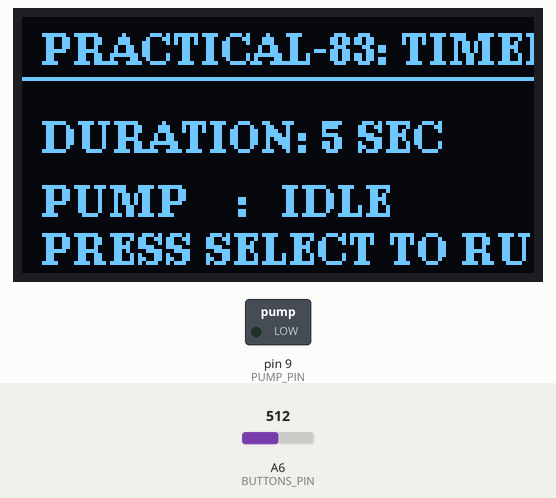
Simulated run of this sketch. Board: Arduino Nano, built with avr-gcc and run on an emulated ATmega328P. Parts: 128×64 one-colour display, switched loads named in the sketch (green lamp = pin HIGH). The test bench sets the inputs (shaded band); at power-on: A6 (BUTTONS_PIN) = 512. What the sketch prints to the serial monitor is not drawn.

Above: at 2.4 s.
2.5 s: A6 (BUTTONS_PIN) set to 918
4.0 s: A6 (BUTTONS_PIN) set to 925
At 5.2 s:
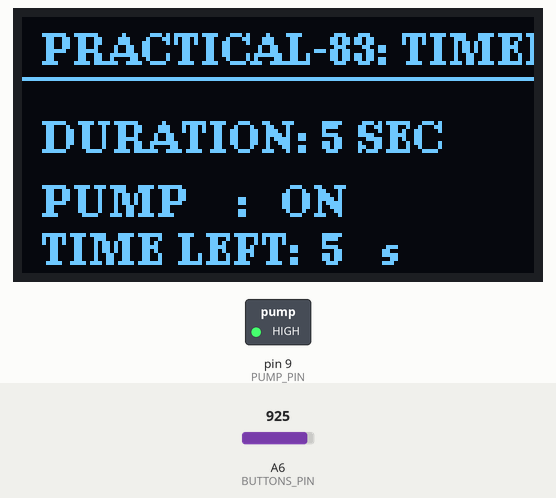
7.0 s: A6 (BUTTONS_PIN) set to 755
At 9.9 s:
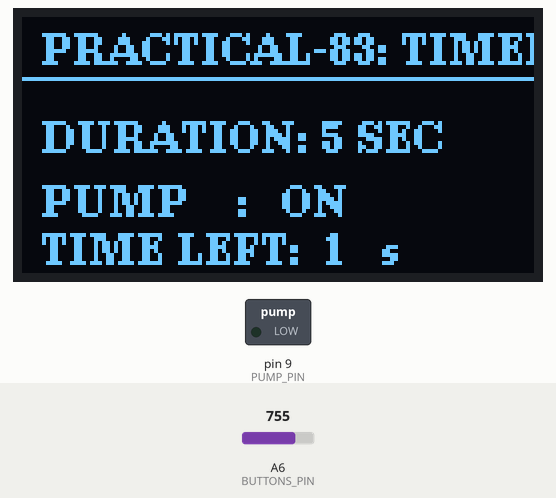
10.0 s: A6 (BUTTONS_PIN) set to 732
12.2 s: A6 (BUTTONS_PIN) set to 935
At 12.8 s:
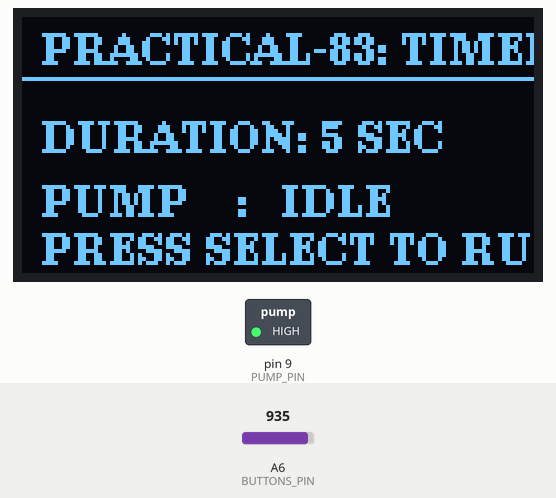
Timing chart, 0 to 15.2 s (numbered marks = the images above; inputs shaded):
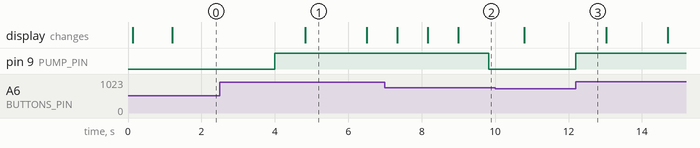

Measured:
- the behaviour switches between 924 and 925 on A6 (BUTTONS_PIN) (found by bisection; images 0 and 1)
- after the input at 2.5 s, every drawn part: stays the same
- after the input at 4.0 s, pin 9 (PUMP_PIN): LOW → HIGH at once; the display: changes after 0.83 s (image 1)
- after the input at 12.2 s, pin 9 (PUMP_PIN): LOW → HIGH at once
- what the display in image 1 shows lasts 1.7 s, from 4.8 s to 6.5 s

The sketch:

Project_38.ino
```cpp
/*
==================================================
Day 42 | Practical-83: Run Pump for Fixed Duration
Board  : Young Engineer Board
Hardware:
  - Pump Output Pin   : D9
  - Button Ladder Pin : A6 (Calibrated Ranges)
  - Display           : 0.96" I2C OLED (U8g2 - RAM Safe)

Calibrated Button Values (A6):
  - Select (925-938) : Trigger Fixed 5-Second Watering Burst
  - Back   (728-740) : Emergency Cutoff (Instant Stop)

Logic:
  - Non-blocking millis() countdown timer
  - Auto-shuts off pump after 5000 ms
==================================================
*/

#include <Wire.h>
#include <U8g2lib.h>

#define PUMP_PIN    9
#define BUTTONS_PIN A6

// Calibrated Button Ranges
#define BTN_SEL_MIN  925
#define BTN_SEL_MAX  938
#define BTN_BACK_MIN 728
#define BTN_BACK_MAX 740

enum Button { BTN_NONE, BTN_SELECT, BTN_BACK };

Button readButton() {
  int val = analogRead(BUTTONS_PIN);
  if (val >= BTN_SEL_MIN  && val <= BTN_SEL_MAX)  return BTN_SELECT;
  if (val >= BTN_BACK_MIN && val <= BTN_BACK_MAX) return BTN_BACK;
  return BTN_NONE;
}

// RAM-Safe OLED Constructor (128 bytes buffer)
U8G2_SSD1306_128X64_NONAME_1_HW_I2C u8g2(U8G2_R0, /* reset=*/ U8X8_PIN_NONE);

// Timing Parameters
const unsigned long RUN_DURATION_MS = 5000; // 5 seconds burst
unsigned long pumpStartTime = 0;
bool isPumpRunning = false;

Button lastButton = BTN_NONE;
unsigned long lastDebounceTime = 0;
const unsigned long debounceDelay = 200;

void updateDisplay(int secondsLeft) {
  u8g2.firstPage();
  do {
    u8g2.setFont(u8g2_font_ncenB08_tr);
    u8g2.drawStr(5, 12, "PRACTICAL-83: TIMER");
    u8g2.drawHLine(0, 15, 128);

    u8g2.drawStr(5, 34, "DURATION: 5 SEC");

    u8g2.drawStr(5, 50, "PUMP    :");
    if (isPumpRunning) {
      u8g2.drawStr(65, 50, "ON");

      u8g2.drawStr(5, 62, "TIME LEFT:");
      char secBuf[4];
      itoa(secondsLeft, secBuf, 10);
      u8g2.drawStr(75, 62, secBuf);
      u8g2.drawStr(90, 62, "s");
    } else {
      u8g2.drawStr(65, 50, "IDLE");
      u8g2.drawStr(5, 62, "PRESS SELECT TO RUN");
    }
  } while (u8g2.nextPage());
}

void setup() {
  Serial.begin(9600);
  delay(100);

  pinMode(PUMP_PIN, OUTPUT);
  pinMode(BUTTONS_PIN, INPUT);
  digitalWrite(PUMP_PIN, LOW); // Initial safe state

  u8g2.begin();

  Serial.println(F("========================================"));
  Serial.println(F(" DAY 42 | PRACTICAL-83: FIXED DURATION  "));
  Serial.println(F("========================================"));
  Serial.println(F("Pump: D9 | Trigger: SELECT (A6) | Limit: 5s"));

  updateDisplay(0);
}

void loop() {
  // 1. Button Detection
  Button currentBtn = readButton();

  if (currentBtn != lastButton && (millis() - lastDebounceTime > debounceDelay)) {
    lastDebounceTime = millis();

    // Trigger fixed duration run
    if (currentBtn == BTN_SELECT && !isPumpRunning) {
      isPumpRunning = true;
      pumpStartTime = millis();
      digitalWrite(PUMP_PIN, HIGH);
      Serial.println(F("[TRIGGER] Select pressed: Pump running for 5s"));
    }
    // Emergency Cutoff
    else if (currentBtn == BTN_BACK && isPumpRunning) {
      isPumpRunning = false;
      digitalWrite(PUMP_PIN, LOW);
      Serial.println(F("[ABORT] Back pressed: Pump stopped immediately"));
      updateDisplay(0);
    }
  }
  lastButton = currentBtn;

  // 2. Non-blocking Timer Handling
  if (isPumpRunning) {
    unsigned long elapsed = millis() - pumpStartTime;

    if (elapsed >= RUN_DURATION_MS) {
      // Time over -> auto stop
      isPumpRunning = false;
      digitalWrite(PUMP_PIN, LOW);
      Serial.println(F("[TIMER COMPLETE] 5s finished: Pump auto-stopped"));
      updateDisplay(0);
    } else {
      // Calculate remaining whole seconds
      int secondsRemaining = (int)((RUN_DURATION_MS - elapsed + 999) / 1000);
      updateDisplay(secondsRemaining);
    }
  }
}
```
